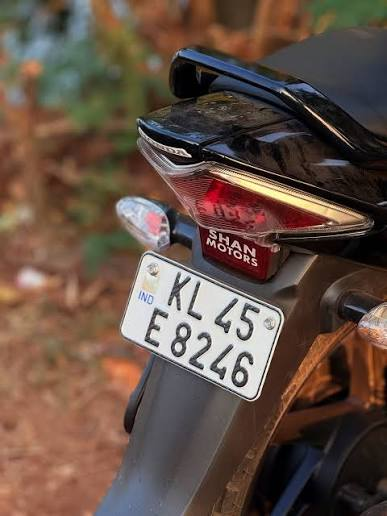
#> input picture backend/app/test_images/bike.jpeg, 387 x 516 px
$ python -i plate_utils.py   (imports and definitions only)
#> lines starting #> are read from the running program, lines starting #| are printed output that depends on the picture; after the words box and inside, x2 and y2 are one past the last pixel; in counts of white or black regions, pixels touching at a corner belong together
#> further down, picture is the input picture: shape (516, 387, 3); mean B, G, R 69.6, 80.6, 100.7
import cv2
import re
import numpy as np

# --------------------------------------------------------
# Indian Vehicle Registration Pattern
# Examples:
# TS09AB1234
# AP31X5678
# MH12DE1433
# --------------------------------------------------------

INDIAN_PLATE_REGEX = re.compile(
    r"^[A-Z]{2}[0-9]{1,2}[A-Z]{1,3}[0-9]{3,4}$"
)


# --------------------------------------------------------
# Resize image while preserving aspect ratio
# --------------------------------------------------------

# [51 lines left out: functions resize_image, add_padding, not called in this run]


# --------------------------------------------------------
# OCR preprocessing
# --------------------------------------------------------

def preprocess_plate(image):

    gray = cv2.cvtColor(image, cv2.COLOR_BGR2GRAY)
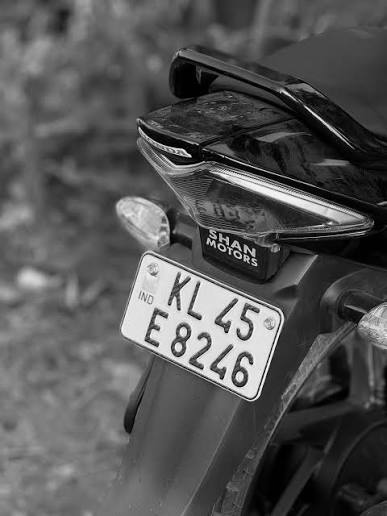
#> gray: shape (516, 387); min 0, max 255, mean 85.4

    h, w = gray.shape
#> h = 516; w = 387

    TARGET_WIDTH = 800

    if w < TARGET_WIDTH:
        scale = TARGET_WIDTH / w
#> scale = 2.07

        gray = cv2.resize(
            gray,
            None,
            fx=scale,
            fy=scale,
            interpolation=cv2.INTER_CUBIC
        )
#> gray: shape (1067, 800)

    gray = cv2.GaussianBlur(gray, (3,3), 0)

    gray = cv2.threshold(
        gray,
        0,
        255,
        cv2.THRESH_BINARY + cv2.THRESH_OTSU
    )[1]
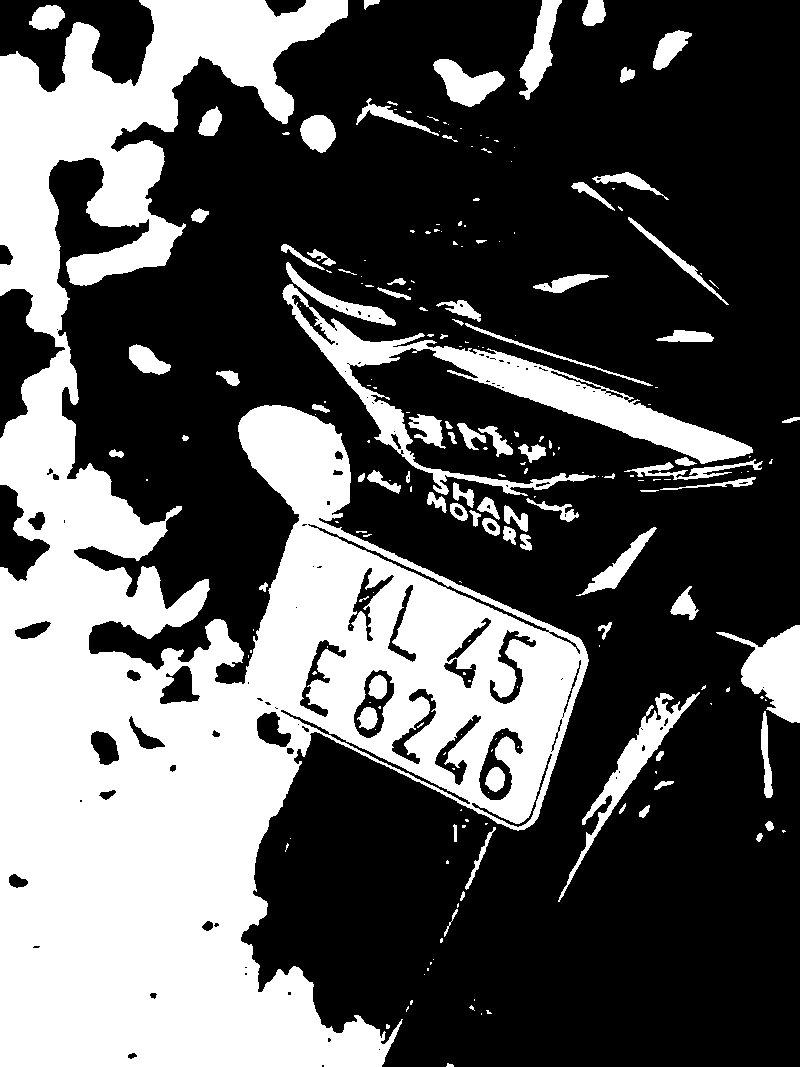
#> gray: shape (1067, 800); 35.1% white; 218 white regions (132 under 20 px), largest, box (x1, y1, x2, y2) and area: (0, 0, 589, 1067) 250483, (282, 284, 753, 496) 16384, (716, 625, 800, 723) 3921

    return gray


# --------------------------------------------------------
# Clean OCR output
# --------------------------------------------------------

# [34 lines left out: functions clean_plate_text, is_valid_plate, not called in this run]

>>> import cv2
>>> picture = cv2.imread('../test_images/bike.jpeg')
>>> result = preprocess_plate(picture)
